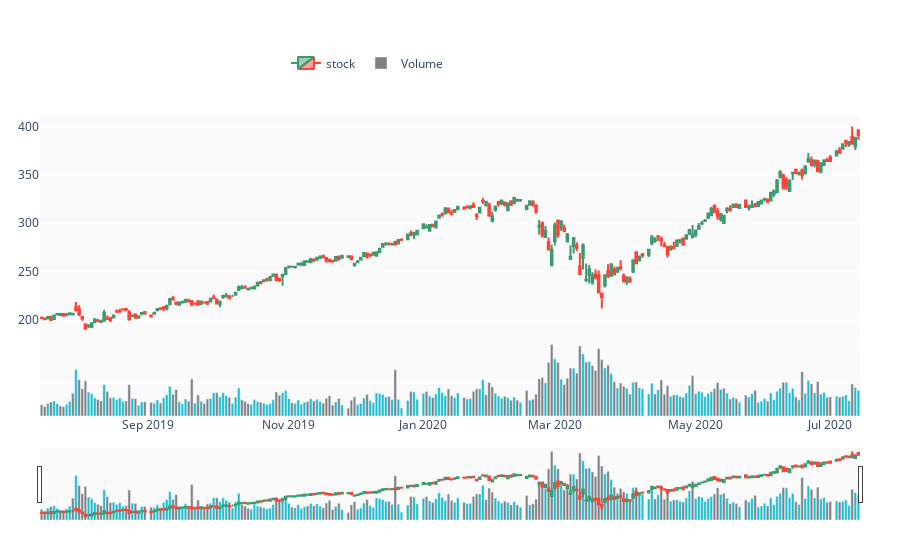

Notebook source saved alongside this figure:
### Code cell
df = stock.df


data=[dict(type='candlestick',
           x=df['Date'],
                open=df['Open'],
                high=df['High'],
                low=df['Low'],
                close=df['Close'],
          yaxis = 'y2',
     name = 'stock')]
layout = dict()
fig = dict(data = data,layout=layout)

# fig['layout'] = dict()
fig['layout']['plot_bgcolor'] = 'rgb(250, 250, 250)'
fig['layout']['xaxis'] = dict( rangeselector = dict( visible = True ) )
fig['layout']['yaxis'] = dict( domain = [0, 0.2], showticklabels = False )
fig['layout']['yaxis2'] = dict( domain = [0.2, 0.8] )
fig['layout']['legend'] = dict( orientation = 'h', y=0.9, x=0.3, yanchor='bottom' )
fig['layout']['margin'] = dict( t=40, b=40, r=40, l=40 )

colors = []
INCREASING_COLOR = '#17BECF'
DECREASING_COLOR = '#7F7F7F'
for i in range(len(df['Close'])):
    if i != 0:
        if df['Close'][i] > df['Close'][i-1]:
            colors.append(INCREASING_COLOR)
        else:
            colors.append(DECREASING_COLOR)
    else:
        colors.append(DECREASING_COLOR)
        
fig['data'].append( dict( x=df['Date'], y=df['Volume'],                         
                         marker=dict( color=colors ),
                         type='bar', yaxis='y', name='Volume' ) )

ret = go.Figure(fig)
ret.update_xaxes(
    rangebreaks=[
        dict(bounds=["sat", "mon"]), #hide weekends
        dict(values=["2015-12-25", "2016-01-01"])  # hide Christmas and New Year's
    ]
)
ret.show()

### Figure 1 — Plotly figure (JSON) as saved in the notebook; plotly's stock layout.template omitted (floating-point values rounded to 4 significant figures; data arrays with more than 128 entries replaced by an {"elided": "..."} marker saying what was removed)
{"data": [{"close": {"elided": "253 float values"}, "high": {"elided": "253 float values"}, "low": {"elided": "253 float values"}, "name": "stock", "open": {"elided": "253 float values"}, "type": "candlestick", "x": {"elided": "253 str values"}, "yaxis": "y2"}, {"marker": {"color": {"elided": "253 str values"}}, "name": "Volume", "type": "bar", "x": {"elided": "253 str values"}, "y": {"elided": "253 int values"}, "yaxis": "y"}], "layout": {"legend": {"orientation": "h", "x": 0.3, "y": 0.9, "yanchor": "bottom"}, "margin": {"b": 40, "l": 40, "r": 40, "t": 40}, "plot_bgcolor": "rgb(250, 250, 250)", "xaxis": {"rangebreaks": [{"bounds": ["sat", "mon"]}, {"values": ["2015-12-25", "2016-01-01"]}], "rangeselector": {"visible": true}}, "yaxis": {"domain": [0, 0.2], "showticklabels": false}, "yaxis2": {"domain": [0.2, 0.8]}}}
